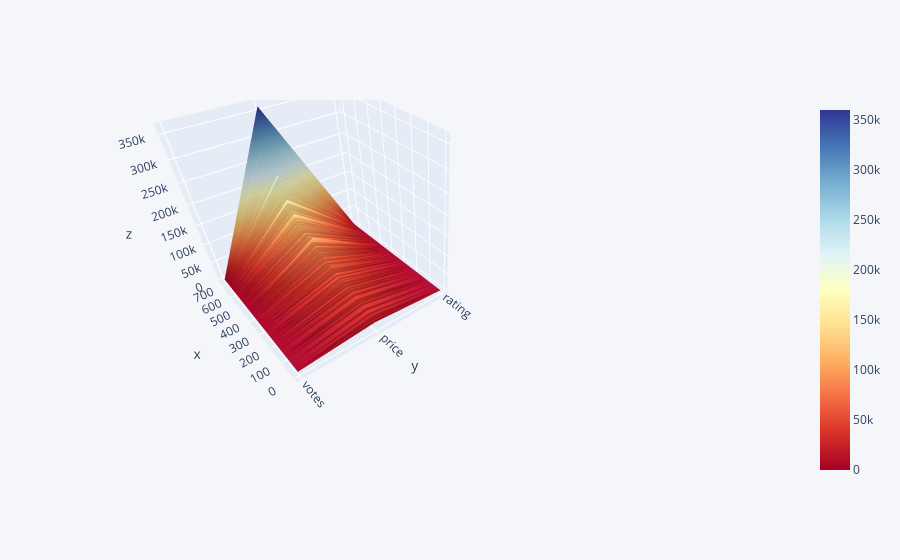

Source (notebook cell):
### Code cell
df_new = dns_laptop_df[['rating','price','votes']]
df_new.iplot(kind='surface', colorscale='rdylbu')

### Figure 1 — Plotly figure (JSON) as saved in the notebook; plotly's stock layout.template omitted (floating-point values rounded to 4 significant figures; data arrays with more than 128 entries replaced by an {"elided": "..."} marker saying what was removed)
{"data": [{"colorscale": [[0, "rgb(165,0,38)"], [0.1, "rgb(215,48,39)"], [0.2, "rgb(244,109,67)"], [0.3, "rgb(253,174,97)"], [0.4, "rgb(254,224,144)"], [0.5, "rgb(255,255,191)"], [0.6, "rgb(224,243,248)"], [0.7, "rgb(171,217,233)"], [0.8, "rgb(116,173,209)"], [0.9, "rgb(69,117,180)"], [1, "rgb(49,54,149)"]], "type": "surface", "x": {"elided": "714 int values"}, "y": ["rating", "price", "votes"], "z": {"elided": "3x714 float values"}}], "layout": {"autosize": true, "legend": {"bgcolor": "#F5F6F9", "font": {"color": "#4D5663"}}, "paper_bgcolor": "#F5F6F9", "plot_bgcolor": "#F5F6F9", "scene": {"aspectmode": "auto", "aspectratio": {"x": 1, "y": 1, "z": 1}, "camera": {"center": {"x": -0.7911, "y": -0.1758, "z": -0.08287}, "eye": {"x": -2.02, "y": 0.8811, "z": 1.352}, "projection": {"type": "perspective"}, "up": {"x": 0, "y": 0, "z": 1}}}, "title": {"font": {"color": "#4D5663"}}, "xaxis": {"gridcolor": "#E1E5ED", "showgrid": true, "tickfont": {"color": "#4D5663"}, "title": {"font": {"color": "#4D5663"}, "text": ""}, "zerolinecolor": "#E1E5ED"}, "yaxis": {"gridcolor": "#E1E5ED", "showgrid": true, "tickfont": {"color": "#4D5663"}, "title": {"font": {"color": "#4D5663"}, "text": ""}, "zerolinecolor": "#E1E5ED"}}}
